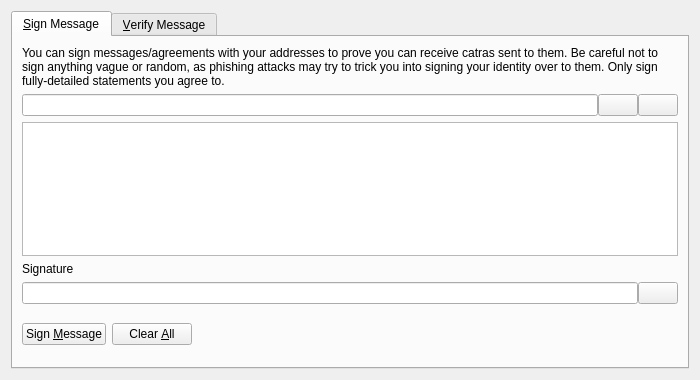
<?xml version="1.0" encoding="UTF-8"?>
<ui version="4.0">
 <class>SignVerifyMessageDialog</class>
 <widget class="QDialog" name="SignVerifyMessageDialog">
  <property name="geometry">
   <rect>
    <x>0</x>
    <y>0</y>
    <width>700</width>
    <height>380</height>
   </rect>
  </property>
  <property name="windowTitle">
   <string>Signatures - Sign / Verify a Message</string>
  </property>
  <property name="modal">
   <bool>true</bool>
  </property>
  <layout class="QVBoxLayout" name="verticalLayout">
   <item>
    <widget class="QTabWidget" name="tabWidget">
     <property name="currentIndex">
      <number>0</number>
     </property>
     <widget class="QWidget" name="tabSignMessage">
      <attribute name="title">
       <string>&amp;Sign Message</string>
      </attribute>
      <layout class="QVBoxLayout" name="verticalLayout_SM">
       <item>
        <widget class="QLabel" name="infoLabel_SM">
         <property name="text">
          <string>You can sign messages/agreements with your addresses to prove you can receive catras sent to them. Be careful not to sign anything vague or random, as phishing attacks may try to trick you into signing your identity over to them. Only sign fully-detailed statements you agree to.</string>
         </property>
         <property name="textFormat">
          <enum>Qt::PlainText</enum>
         </property>
         <property name="wordWrap">
          <bool>true</bool>
         </property>
        </widget>
       </item>
       <item>
        <layout class="QHBoxLayout" name="horizontalLayout_1_SM">
         <property name="spacing">
          <number>0</number>
         </property>
         <item>
          <widget class="QValidatedLineEdit" name="addressIn_SM">
           <property name="toolTip">
            <string>The Catra address to sign the message with</string>
           </property>
          </widget>
         </item>
         <item>
          <widget class="QPushButton" name="addressBookButton_SM">
           <property name="toolTip">
            <string>Choose previously used address</string>
           </property>
           <property name="text">
            <string/>
           </property>
           <property name="icon">
            <iconset resource="../catra.qrc">
             <normaloff>:/icons/address-book</normaloff>:/icons/address-book</iconset>
           </property>
           <property name="shortcut">
            <string>Alt+A</string>
           </property>
           <property name="autoDefault">
            <bool>false</bool>
           </property>
          </widget>
         </item>
         <item>
          <widget class="QPushButton" name="pasteButton_SM">
           <property name="toolTip">
            <string>Paste address from clipboard</string>
           </property>
           <property name="text">
            <string/>
           </property>
           <property name="icon">
            <iconset resource="../catra.qrc">
             <normaloff>:/icons/editpaste</normaloff>:/icons/editpaste</iconset>
           </property>
           <property name="shortcut">
            <string>Alt+P</string>
           </property>
           <property name="autoDefault">
            <bool>false</bool>
           </property>
          </widget>
         </item>
        </layout>
       </item>
       <item>
        <widget class="QPlainTextEdit" name="messageIn_SM">
         <property name="toolTip">
          <string>Enter the message you want to sign here</string>
         </property>
        </widget>
       </item>
       <item>
        <widget class="QLabel" name="signatureLabel_SM">
         <property name="text">
          <string>Signature</string>
         </property>
         <property name="textFormat">
          <enum>Qt::PlainText</enum>
         </property>
        </widget>
       </item>
       <item>
        <layout class="QHBoxLayout" name="horizontalLayout_2_SM">
         <property name="spacing">
          <number>0</number>
         </property>
         <item>
          <widget class="QLineEdit" name="signatureOut_SM">
           <property name="font">
            <font>
             <italic>true</italic>
            </font>
           </property>
           <property name="readOnly">
            <bool>true</bool>
           </property>
          </widget>
         </item>
         <item>
          <widget class="QPushButton" name="copySignatureButton_SM">
           <property name="toolTip">
            <string>Copy the current signature to the system clipboard</string>
           </property>
           <property name="text">
            <string/>
           </property>
           <property name="icon">
            <iconset resource="../catra.qrc">
             <normaloff>:/icons/editcopy</normaloff>:/icons/editcopy</iconset>
           </property>
           <property name="autoDefault">
            <bool>false</bool>
           </property>
          </widget>
         </item>
        </layout>
       </item>
       <item>
        <layout class="QHBoxLayout" name="horizontalLayout_3_SM">
         <item>
          <widget class="QPushButton" name="signMessageButton_SM">
           <property name="toolTip">
            <string>Sign the message to prove you own this Catra address</string>
           </property>
           <property name="text">
            <string>Sign &amp;Message</string>
           </property>
           <property name="icon">
            <iconset resource="../catra.qrc">
             <normaloff>:/icons/edit</normaloff>:/icons/edit</iconset>
           </property>
           <property name="autoDefault">
            <bool>false</bool>
           </property>
          </widget>
         </item>
         <item>
          <widget class="QPushButton" name="clearButton_SM">
           <property name="toolTip">
            <string>Reset all sign message fields</string>
           </property>
           <property name="text">
            <string>Clear &amp;All</string>
           </property>
           <property name="icon">
            <iconset resource="../catra.qrc">
             <normaloff>:/icons/remove</normaloff>:/icons/remove</iconset>
           </property>
           <property name="autoDefault">
            <bool>false</bool>
           </property>
          </widget>
         </item>
         <item>
          <spacer name="horizontalSpacer_1_SM">
           <property name="orientation">
            <enum>Qt::Horizontal</enum>
           </property>
           <property name="sizeHint" stdset="0">
            <size>
             <width>40</width>
             <height>48</height>
            </size>
           </property>
          </spacer>
         </item>
         <item>
          <widget class="QLabel" name="statusLabel_SM">
           <property name="font">
            <font>
             <weight>75</weight>
             <bold>true</bold>
            </font>
           </property>
           <property name="text">
            <string/>
           </property>
           <property name="wordWrap">
            <bool>true</bool>
           </property>
          </widget>
         </item>
         <item>
          <spacer name="horizontalSpacer_2_SM">
           <property name="orientation">
            <enum>Qt::Horizontal</enum>
           </property>
           <property name="sizeHint" stdset="0">
            <size>
             <width>40</width>
             <height>48</height>
            </size>
           </property>
          </spacer>
         </item>
        </layout>
       </item>
      </layout>
     </widget>
     <widget class="QWidget" name="tabVerifyMessage">
      <attribute name="title">
       <string>&amp;Verify Message</string>
      </attribute>
      <layout class="QVBoxLayout" name="verticalLayout_VM">
       <item>
        <widget class="QLabel" name="infoLabel_VM">
         <property name="text">
          <string>Enter the receiver's address, message (ensure you copy line breaks, spaces, tabs, etc. exactly) and signature below to verify the message. Be careful not to read more into the signature than what is in the signed message itself, to avoid being tricked by a man-in-the-middle attack. Note that this only proves the signing party receives with the address, it cannot prove sendership of any transaction!</string>
         </property>
         <property name="textFormat">
          <enum>Qt::PlainText</enum>
         </property>
         <property name="alignment">
          <set>Qt::AlignLeading|Qt::AlignLeft|Qt::AlignTop</set>
         </property>
         <property name="wordWrap">
          <bool>true</bool>
         </property>
        </widget>
       </item>
       <item>
        <layout class="QHBoxLayout" name="horizontalLayout_1_VM">
         <property name="spacing">
          <number>0</number>
         </property>
         <item>
          <widget class="QValidatedLineEdit" name="addressIn_VM">
           <property name="toolTip">
            <string>The Catra address the message was signed with</string>
           </property>
          </widget>
         </item>
         <item>
          <widget class="QPushButton" name="addressBookButton_VM">
           <property name="toolTip">
            <string>Choose previously used address</string>
           </property>
           <property name="text">
            <string/>
           </property>
           <property name="icon">
            <iconset resource="../catra.qrc">
             <normaloff>:/icons/address-book</normaloff>:/icons/address-book</iconset>
           </property>
           <property name="shortcut">
            <string>Alt+A</string>
           </property>
           <property name="autoDefault">
            <bool>false</bool>
           </property>
          </widget>
         </item>
        </layout>
       </item>
       <item>
        <widget class="QPlainTextEdit" name="messageIn_VM"/>
       </item>
       <item>
        <widget class="QValidatedLineEdit" name="signatureIn_VM"/>
       </item>
       <item>
        <layout class="QHBoxLayout" name="horizontalLayout_2_VM">
         <item>
          <widget class="QPushButton" name="verifyMessageButton_VM">
           <property name="toolTip">
            <string>Verify the message to ensure it was signed with the specified Catra address</string>
           </property>
           <property name="text">
            <string>Verify &amp;Message</string>
           </property>
           <property name="icon">
            <iconset resource="../catra.qrc">
             <normaloff>:/icons/transaction_0</normaloff>:/icons/transaction_0</iconset>
           </property>
           <property name="autoDefault">
            <bool>false</bool>
           </property>
          </widget>
         </item>
         <item>
          <widget class="QPushButton" name="clearButton_VM">
           <property name="toolTip">
            <string>Reset all verify message fields</string>
           </property>
           <property name="text">
            <string>Clear &amp;All</string>
           </property>
           <property name="icon">
            <iconset resource="../catra.qrc">
             <normaloff>:/icons/remove</normaloff>:/icons/remove</iconset>
           </property>
           <property name="autoDefault">
            <bool>false</bool>
           </property>
          </widget>
         </item>
         <item>
          <spacer name="horizontalSpacer_1_VM">
           <property name="orientation">
            <enum>Qt::Horizontal</enum>
           </property>
           <property name="sizeHint" stdset="0">
            <size>
             <width>40</width>
             <height>48</height>
            </size>
           </property>
          </spacer>
         </item>
         <item>
          <widget class="QLabel" name="statusLabel_VM">
           <property name="font">
            <font>
             <weight>75</weight>
             <bold>true</bold>
            </font>
           </property>
           <property name="text">
            <string/>
           </property>
           <property name="wordWrap">
            <bool>true</bool>
           </property>
          </widget>
         </item>
         <item>
          <spacer name="horizontalSpacer_2_VM">
           <property name="orientation">
            <enum>Qt::Horizontal</enum>
           </property>
           <property name="sizeHint" stdset="0">
            <size>
             <width>40</width>
             <height>48</height>
            </size>
           </property>
          </spacer>
         </item>
        </layout>
       </item>
      </layout>
     </widget>
    </widget>
   </item>
  </layout>
 </widget>
 <customwidgets>
  <customwidget>
   <class>QValidatedLineEdit</class>
   <extends>QLineEdit</extends>
   <header>qt/qvalidatedlineedit.h</header>
  </customwidget>
 </customwidgets>
 <resources>
  <include location="../catra.qrc"/>
 </resources>
 <connections/>
</ui>
